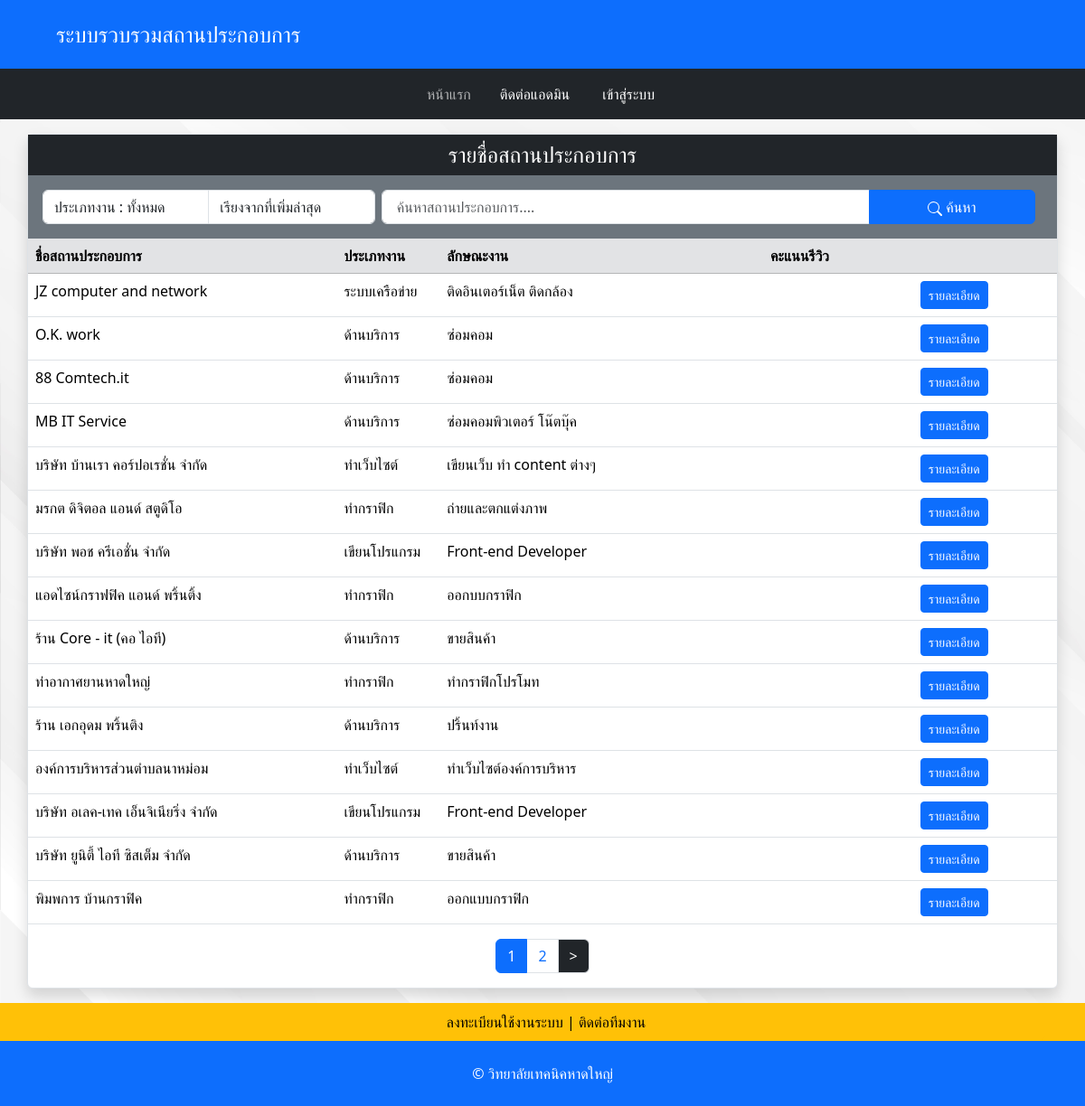
Before: / with the older database file.
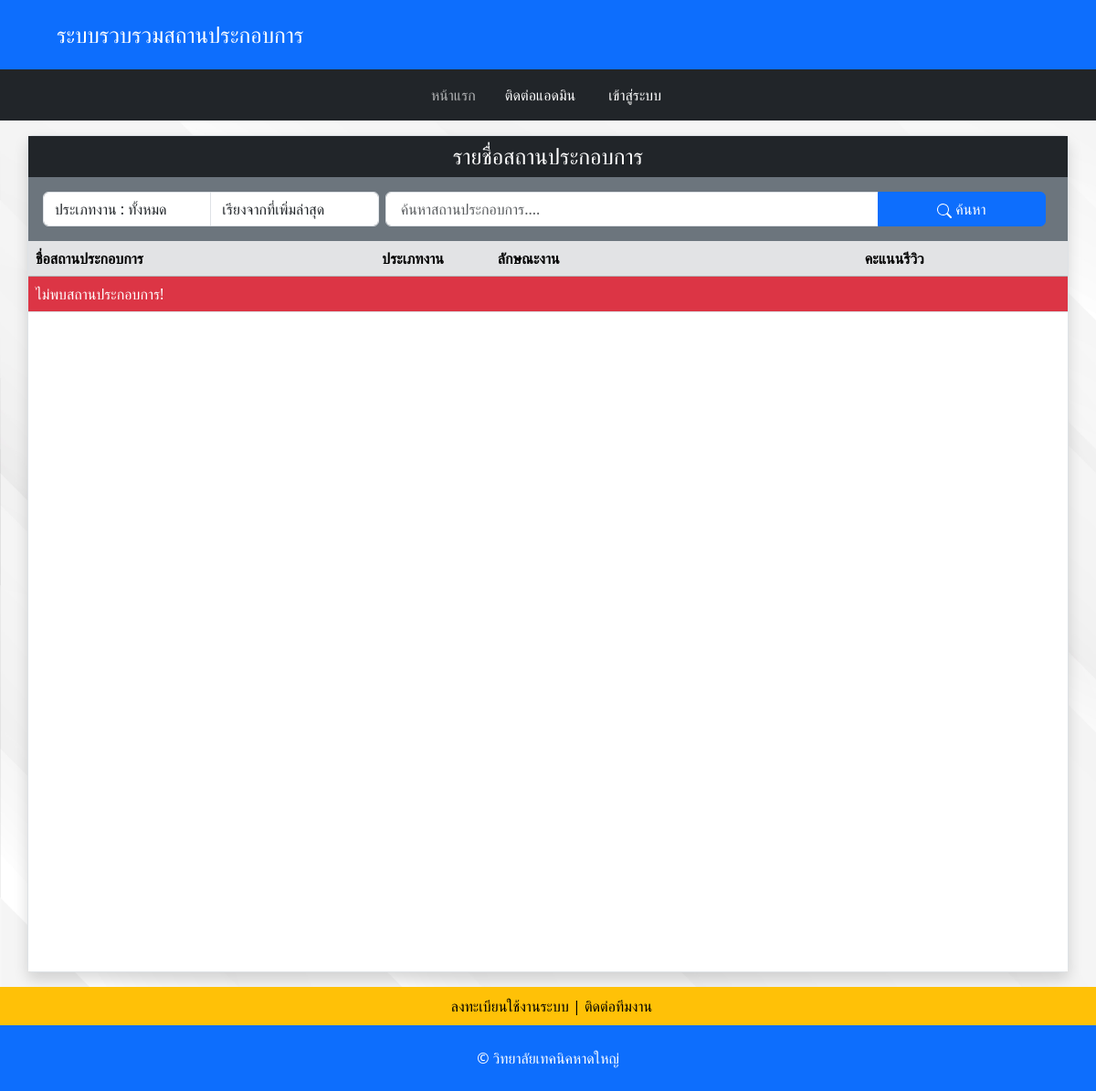
After: the same page with the newer database file.
### tables this page shows
CREATE TABLE `workplaces` (
  `workplace_id` int(11) NOT NULL,
  `workplace_name` varchar(255) NOT NULL,
  `workplace_address` varchar(255) NOT NULL,
  `work_type` varchar(50) NOT NULL,
  `description` text DEFAULT NULL,
  `work_tel` varchar(11) DEFAULT NULL,
  `user_id` varchar(11) DEFAULT NULL COMMENT 'ผู้เพิ่ม',
  `rating` varchar(4) NOT NULL,
  `show` tinyint(1) NOT NULL DEFAULT 1,
  `map` varchar(255) DEFAULT NULL
);

### index.php (the view, shortened to what this page needs)
<?php
include 'header.php';
include 'navbar.php';
?>
<!DOCTYPE html>
<html lang="en">
<body class="bg-white">
    <div class="container rounded-top rounded-bottom shadow p-0  my-3  border bg-white col-12 ">
        <div class="bg-body rounded-0  rounded ">
            <?php
            $limit = 15;
            if (isset($_GET['sorting'])) {
                $sorting = ($_GET['sorting']);
                if ($sorting == 'highscore') {
                    $sort = "ORDER BY `rating` DESC";
                } elseif ($sorting == 'newest') {
                    $sort = "ORDER BY `workplace_id` DESC";
                } elseif ($sorting == 'oldest') {
                    $sort = "ORDER BY `workplace_id` ASC";
                } elseif ($sorting == 'popular') {
                    $sort = "ORDER BY (SELECT COUNT(*) FROM users WHERE users.workplace_id = workplaces.workplace_id) DESC";
                }else {
                    $sort = "ORDER BY `workplace_id` DESC";
                }
                if (isset($_GET['work_type_filter']) && $_GET['work_type_filter'] !== '') {
                    $filter = $_GET['work_type_filter'];
                    $type = "AND work_type = '$filter'";
                } else {
                    $type = ' ';
                }
                if (isset($_GET['search_query'])) {
                $search_query = $_GET['search_query'];
                        $stmt = $conn->prepare("SELECT COUNT(*) FROM workplaces WHERE workplace_name LIKE :search_query $type");
                        $stmt->bindValue(':search_query', "%$search_query%", PDO::PARAM_STR);
                        $stmt->execute();
                        $totalRows = $stmt->fetchColumn();
                        $totalPages = ceil($totalRows / $limit);
                        $currentPage = isset($_GET['page']) ? $_GET['page'] : 1;
                        $offset = ($currentPage - 1) * $limit;
                        $stmt = $conn->prepare("SELECT * FROM workplaces WHERE workplace_name LIKE :search_query $type $sort LIMIT :limit OFFSET :offset;");
                        $stmt->bindValue(':search_query', "%$search_query%", PDO::PARAM_STR);
                        $stmt->bindValue(':limit', $limit, PDO::PARAM_INT);
                        $stmt->bindValue(':offset', $offset, PDO::PARAM_INT);
                        $stmt->execute();
                }
                $workplacesData = $stmt->fetchAll(PDO::FETCH_ASSOC);
                $totalRows = $stmt->rowCount();
                if ($search_query == '' && $_GET['work_type_filter'] == '' && $sorting == '') {
                    echo '<script>window.location.href = "index.php";</script>';
                    exit();
                }
            } else {
                $stmt = $conn->prepare("SELECT COUNT(*) FROM workplaces ");
                $stmt->execute();
                $totalRows = $stmt->fetchColumn();
                $totalPages = ceil($totalRows / $limit);
                $currentPage = isset($_GET['page']) ? $_GET['page'] : 1;
                $offset = ($currentPage - 1) * $limit;
                $sort = "ORDER BY `workplace_id` DESC";
                $stmt = $conn->prepare("SELECT * FROM workplaces WHERE `show` = '1' $sort LIMIT :limit OFFSET :offset;");
                $stmt->bindValue(':limit', $limit, PDO::PARAM_INT);
                $stmt->bindValue(':offset', $offset, PDO::PARAM_INT);
                $stmt->execute();
                $workplacesData = $stmt->fetchAll(PDO::FETCH_ASSOC);
            }
            function buildQueryString()
            {
                $queryString = '';
                return $queryString;
            }
            ?>
            <p class='h4 py-2 px-auto bg-dark  text-white mb-0 text-center '>รายชื่อสถานประกอบการ</p>
            <form class="m-0  col-12 " method="GET">
                <div class="input-group container  bg-secondary p-3  ">
                    <div class="col-2">
                        <select class="form-control rounded-0  rounded-start h-100 " name="work_type_filter" onchange="this.form.submit()">
                            <option value="">ประเภทงาน : ทั้งหมด</option>
                        </select>
                    </div>
                    <div class="col-2 me-2 ">
                        <select class="form-control rounded-0 rounded-end h-100" name="sorting" onchange="this.form.submit()">
                            <option value="newest">เรียงจากที่เพิ่มล่าสุด</option>
                        </select>
                    </div>
                    <input type="text" class="form-control rounded-0 px-3  rounded-start" placeholder="ค้นหาสถานประกอบการ...."
                        name="search_query" value="<?php if (isset($search_query)) {
                            echo $search_query;
                        }
                        ?>">
                    <button class="btn btn-primary rounded-0  px-3 me-2 col-2 rounded-end" type="submit" style="font-size: 1em;">
                         ค้นหา
                    </button>
                </div>
            </form>
<div class="flex-contarine min-vh-100">
            <table class="container table table-hover mb-0  ">
                <thead class="thead-dark">
                    <tr class="col-9">
                        <th class="py-2 table-secondary  col-3">ชื่อสถานประกอบการ</th>
                        <th class="py-2 table-secondary  col-1">ประเภทงาน</th>
                        <th class="py-2 table-secondary col-3">ลักษณะงาน</th>
                        <th class="py-2 table-secondary text-center col-1">คะแนนรีวิว</th>
                        <th class="py-2 table-secondary col-1"></th>
                    </tr>
                </thead>
                <tbody>
                    <?php
                    if (empty($workplacesData)) {
                        echo '<tr ">
                        <td colspan="6" class="bg-danger text-white " >ไม่พบสถานประกอบการ!</td> </tr>';
                    }
                    ?>
                    <?php foreach ($workplacesData as $row): ?>
                        <tr class="text-left ">
                            <td>
                                <?php echo $row['workplace_name']; ?>
                            </td>
                            <td>
                                <?php echo $row['work_type']; ?>
                            </td>
                            <td>
                                <?php echo $row['description']; ?>
                            </td>
                            <td class="text-center">
                                <?php
                            if (isset($row['rating'])) {
                                $rating = $row['rating'];
                                if (is_numeric($rating) && $rating !== '') {
                                    $rating = (float) $rating;
                                    ?>
                                    <div class="star-widget fs-5 center text-warning">
                                        <?php
                                        for ($i = 1; $i <= 5; $i++) {
                                            $difference = $rating - $i + 0.5;
                                            if ($difference >= 0.5) {
                                                echo "<i class='fas fa-star'></i>";
                                            } elseif ($difference > 0) {
                                                echo "<i class='fas fa-star-half'></i>";
                                            }
                                        }
                                    }
                                }
                                        ?>
                                    </div>
                            </td>
                            <td class="text-center col-2">
                                <div class="btn-group ">
                                    <a class="btn btn-sm btn-primary " href="wp-detail.php?id=<?php echo $row['workplace_id']; ?>">
                                        รายละเอียด
                                    </a>
                                    </div>
                                </td>
                            </tr>
                    <?php endforeach; ?>
                </tbody>
            </table>
            <div class="container my-3 ">
                <nav aria-label=" Page navigation example">
                    <ul class="pagination justify-content-center m-0">
                    <?php for ($i = 1; $i <= $totalPages; $i++): ?>
                        <li class="page-item <?php echo ($i == $currentPage) ? 'active' : ''; ?>">
                            <a class="page-link" href="?page=<?php echo $i . buildQueryString(); ?>">
                                <?php echo $i; ?>
                            </a>
                        </li>
                    <?php endfor; ?>
                    <?php if ($currentPage < $totalPages): ?>
                        <li class="page-item">
                            <a class="page-link bg-dark text-white" href="?page=<?php echo ($currentPage + 1) . buildQueryString(); ?>"
                                aria-label="Next">
                                <span aria-hidden="true">&#62;</span>
                            </a>
                        </li>
                    <?php endif; ?>
                    </ul>
                </nav>
            </div>
        </div>
</div>
    </div>
    <?php
    include 'script.php';
    ?>
</body>
</html>

### header.php (shortened to what this page needs)
<head>
    <link href="css/bootstrap.min.css" rel="stylesheet">
    <link href="css/select2.min.css" rel="stylesheet">
    <link rel="stylesheet" href="mycss/custom.css">
</head>
<div class="bg-primary">
    <div class="container d-flex flex-wrap justify-content-center py-3  mx-auto border-none text-white bg-primary px-3">
        <a class="d-flex align-items-center  mb-md-0 me-md-auto link-body-emphasis text-decoration-none">
            <span class="fs-4  m-1 text-shadow">
                <div class="container  ">
                    <p class="text-start  text-white mb-0">ระบบรวบรวมสถานประกอบการ</p>
                </div>
            </span></a>
    </div>
</div>

### navbar.php (shortened to what this page needs)
<?php function displayLoggedOutHeader()
{ ?>
    <nav class="navbar navbar-expand-lg navbar-dark bg-dark">
        <div class="collapse navbar-collapse" id="navbarNav">
            <ul class="navbar-nav mx-auto">
                <li class="nav-item">
                    <a id="index" class="nav-link btn  text-white px-3 " href="index.php">หน้าแรก</a>
                </li>
                <li class="">
                    <a href="about.php" id="about" class=" nav-link btn text-white  px-3">ติดต่อแอดมิน</a>
                </li>
                <li class="">
                    <a href="login.php" id="login"
                        class="nav-link p-2 px-3 btn btn-success text-white  mx-1">เข้าสู่ระบบ</a>
                </li>
            </ul>
        </div>
    </nav>
<?php } ?>
<?php
if (isset($_SESSION["user_id"])) {
    $user_id = $_SESSION["user_id"];
    $get_user_info = "SELECT user_id, user_fname, user_lname, workplace_id, role FROM users WHERE user_id = ?";
    $stmt_usercomment = $connection->prepare($get_user_info);
    $stmt_usercomment->bind_param("s", $user_id);
    $stmt_usercomment->execute();
    $stmt_usercomment->bind_result($nowuser_id, $nowuser_fname, $nowuser_lname, $nowwp_id, $role);
    $stmt_usercomment->fetch();
    $stmt_usercomment->close();
    $_SESSION["nowuser_fname"] = $nowuser_fname;
    $_SESSION["nowuser_lname"] = $nowuser_lname;
    displayLoggedInHeader($nowuser_fname, $nowuser_lname, $role, $nowwp_id);
} else {
    displayLoggedOutHeader();
}
?>

### script.php (shortened to what this page needs)
<?php
if (isset($_SESSION["user_id"])) {
} else {
    echo '<nav class="bg-warning d-flex justify-content-center  px-5 ">';
    echo '<div class="w-100">
        <a href="https://forms.gle/MJ74K2imzm8DAvkp6" class="p-2 px-3 btn btn-warning mx-1 w-100" target="_blank">ลงทะเบียนใช้งานระบบ | ติดต่อทีมงาน</a>
        </div>';
    echo '</nav>';
}
?>
<footer class=" text-white bg-primary p-4   ">
    <div class="container ">
        <p class="text-center mb-0">&copy; วิทยาลัยเทคนิคหาดใหญ่</p>
    </div>
</footer>

### mycss/custom.css (style rules this page uses)
body { background-image: url("../img/bg.jpg"); background-size: cover; background-position: fixed start; background-repeat: no-repeat; }

Changed rows visible on the page:
removed workplaces: workplace_name "JZ computer and network", work_type "ระบบเครือข่าย", description "ติดอินเตอร์เน็ต ติดกล้อง", rating "4" (drawn)
removed workplaces: workplace_name "O.K. work", work_type "ด้านบริการ", description "ซ่อมคอม", rating "3" (drawn)
removed workplaces: workplace_name "88 Comtech.it", work_type "ด้านบริการ", description "ซ่อมคอม", rating "4" (drawn)
removed workplaces: workplace_name "MB IT Service", work_type "ด้านบริการ", description "ซ่อมคอมพิวเตอร์ โน๊ตบุ๊ค", rating "5" (drawn)
removed workplaces: workplace_name "บริษัท บ้านเรา คอร์ปอเรชั่น จำกัด", work_type "ทำเว็บไซต์", description "เขียนเว็บ ทำ content ต่างๆ", rating "5" (drawn)
removed workplaces: workplace_name "มรกต ดิจิตอล แอนด์ สตูดิโอ", work_type "ทำกราฟิก", description "ถ่ายและตกแต่งภาพ"
removed workplaces: workplace_name "บริษัท พอช ครีเอชั่น จำกัด", work_type "เขียนโปรแกรม", description "Front-end Developer"
removed workplaces: workplace_name "แอดไซน์กราฟฟิค แอนด์ พริ้นติ้ง", work_type "ทำกราฟิก", description "ออกบบกราฟิก"
removed workplaces: workplace_name "ร้าน Core - it (คอ ไอที)", work_type "ด้านบริการ", description "ขายสินค้า"
removed workplaces: workplace_name "ท่าอากาศยานหาดใหญ่", work_type "ทำกราฟิก", description "ทำกราฟิกโปรโมท"
removed workplaces: workplace_name "ร้าน เอกอุดม พริ้นติง", work_type "ด้านบริการ", description "ปริ้นท์งาน"
removed workplaces: workplace_name "องค์การบริหารส่วนตำบลนาหม่อม", work_type "ทำเว็บไซต์", description "ทำเว็บไซต์องค์การบริหาร"
removed workplaces: workplace_name "บริษัท อเลค-เทค เอ็นจิเนียริ่ง จำกัด", work_type "เขียนโปรแกรม", description "Front-end Developer"
removed workplaces: workplace_name "บริษัท ยูนิตี้ ไอที ซิสเต็ม จำกัด", work_type "ด้านบริการ", description "ขายสินค้า"
removed workplaces: workplace_name "พิมพการ บ้านกราฟิค", work_type "ทำกราฟิก", description "ออกแบบกราฟิก"
Other visible differences:
text now shown: "ไม่พบสถานประกอบการ!"
list line gone: "1"
list line gone: "2"
